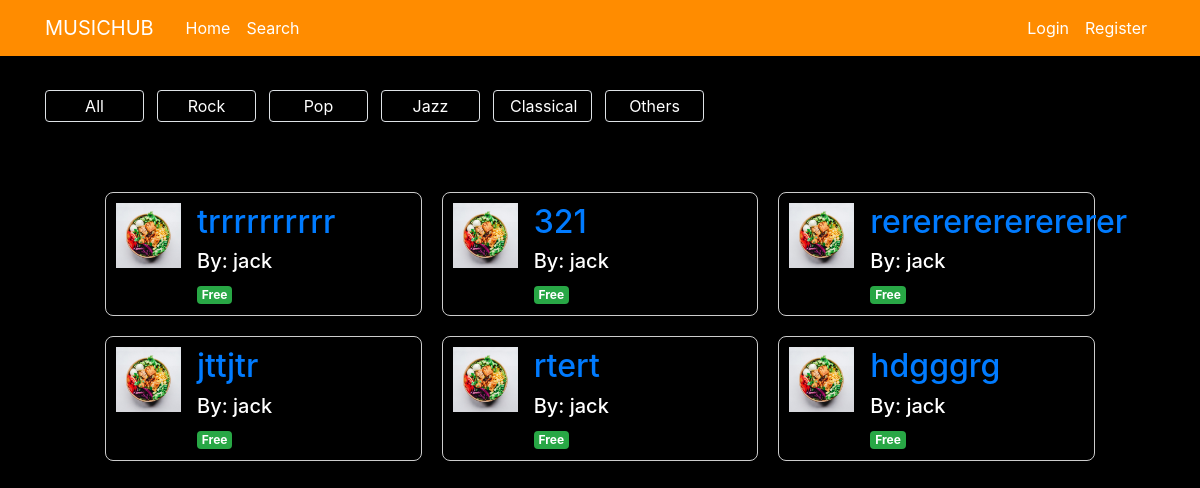
Before: /music_library with the older database file.
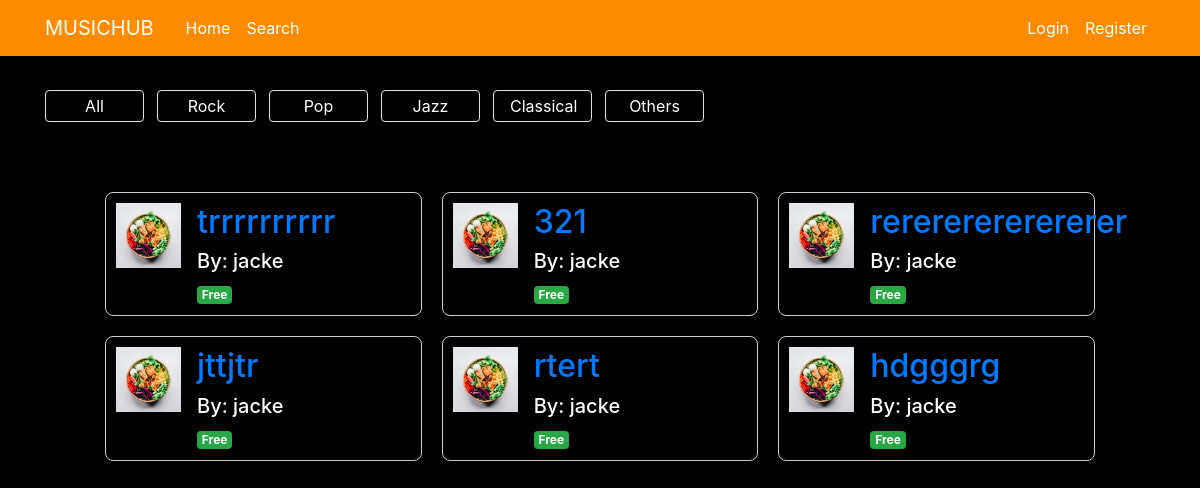
After: the same page with the newer database file.
### musicapp/models.py (models this page shows, shortened)
class Genre(db.Model):
    id = db.Column(db.Integer, primary_key=True)
    name = db.Column(db.String(50), nullable=False)

class Music(db.Model):
    id = db.Column(db.Integer, primary_key=True)
    title = db.Column(db.String(40), nullable=False)
    creator_id = db.Column(db.Integer, db.ForeignKey('user.id'), nullable=False)
    cover_image_file = db.Column(db.String(100), nullable=False, default='default_cover.jpg')  # Default cover
    upload_date = db.Column(db.Date, nullable=False, default=datetime.utcnow)
    genre_id = db.Column(db.Integer, db.ForeignKey('genre.id'))
    shareable = db.Column(db.Boolean, default=True)
    premium = db.Column(db.Boolean, default=False)

class User(db.Model, UserMixin):
    id = db.Column(db.Integer, primary_key=True)
    username = db.Column(db.String(20), unique=True, nullable=False)
    image_file = db.Column(db.String(20), nullable=False, default='default.jpg')
    password = db.Column(db.String(60), nullable=False)
    role = db.Column(db.String(10), nullable=False, default='user')  # 'user' or 'creator'
    bank_details = db.Column(db.String(50), nullable=True)  # Only for creators

### musicapp/routes.py (the view)
@bp.route("/music_library")
def music_library():
    genres = [genre.name for genre in Genre.query.all()]
    music_page = request.args.get('page', 1, type=int)
    if not current_user.is_authenticated:
        music_list = Music.query.filter_by(premium=0).order_by(Music.upload_date.desc()).paginate(page=music_page, per_page=9)
    else:
        music_list = Music.query.order_by(Music.upload_date.desc()).paginate(page=music_page, per_page=9)
    music_creators = [User.query.get(music.creator_id).username for music in music_list.items]
    return render_template('music_library.html', music_list=music_list, genres=genres, music_creators = music_creators)

### musicapp/templates/music_library.html
{% extends "layout.html" %}
{% block content %}
<div class="navbar-expand-lg navbar-nav tag-grid">
  <a class="nav-item nav-link border spaceme tag-item click-yellow rounded" href="{{ url_for('main.music_library') }}"> All </a>
  {% for genre in genres %}
    <a class="nav-item border rounded spaceme click-yellow tag-item" href="{{ url_for('main.filteredsearch', genre=genre) }}"> {{ genre }} </a>
  {% endfor %}
</div>
<div class="ezcontainer">
  {% for music in music_list.items %}
    <article class="music-box content-section media">
      <a href="{{ url_for('main.get_music', music_id=music.id) }}">
        <img class="article-img" src="{{ url_for('static', filename='cover_pics/' + music.cover_image_file|string) }}">
      </a>
      <div class="media-body">
        <h2 class="article-title">
          <a href="{{ url_for('main.get_music', music_id=music.id) }}">{{ music.title }}</a>
        </h2>
        <h5 class="article-content">By: {{ music_creators[loop.index0] }}</h5>
        {% if music.premium %}
          <span class="badge bg-warning text-dark">Premium</span>
        {% else %}
          <span class="badge bg-success">Free</span>
        {% endif %}
      </div>
    </article>
  {% endfor %}
</div>
{% endblock content %}

### musicapp/templates/layout.html (shortened to what this page needs)
<!DOCTYPE html>
<html>
<head>
    <link rel="stylesheet" href="https://maxcdn.bootstrapcdn.com/bootstrap/4.0.0/css/bootstrap.min.css">
    <link rel="stylesheet" type="text/css" href="{{ url_for('static', filename='main.css') }}">
</head>
<body>
    <header class="site-header">
      <nav class="navbar navbar-expand-md navbar-dark bg-steel fixed-top">
        <div class="container">
            <a class="navbar-brand mr-4" href="/">MUSICHUB</a>
          <div class="collapse navbar-collapse" id="navbarToggle">
            <div class="navbar-nav mr-auto">
              <a class="nav-item nav-link" href="{{ url_for('main.home') }}">Home</a>
              <a class="nav-item nav-link" href="{{ url_for('main.music_library') }}">Search</a>
            </div>
            <div class="navbar-nav">
              {% if current_user.is_authenticated %}
                <a class="nav-item nav-link" href="{{ url_for('main.account') }}">Account</a>
                <a class="nav-item nav-link" href="{{ url_for('main.logout') }}">Logout</a>
              {% else %}
                <a class="nav-item nav-link" href="{{ url_for('main.login') }}">Login</a>
                <a class="nav-item nav-link" href="{{ url_for('main.register') }}">Register</a>
              {% endif %}
            </div>
          </div>
        </div>
      </nav>
    </header>
    <main role="main" class="container">
      <div class="row">
        <div class="col-md-12 position-relative">
          {% block content %}{% endblock %}
        </div>
      </div>
    </main>
</body>
</html>

### musicapp/static/main.css (style rules this page uses)
body { background: #000000; color: #ffffff; margin-top: 5rem; }
h1, h2, h3, h4, h5, h6 { color: #ffffff; }
.bg-steel { background-color: #ff8c00; }
.site-header .navbar-nav .nav-link { color: #ffffff; }
.tag-grid { display: flex; justify-content: center; flex-wrap: wrap; gap: 10px; padding: 10px 0; text-align: center; }
.tag-item { display: inline-block; padding: 10px 20px; border: 1px solid #ccc; border-radius: 10px; text-align: center; background-color: #1c1c1c; color: white; }
.article-title { color: #ffffff; }
.article-content { white-space: pre-line; }
.article-img { height: 65px; width: 65px; margin-right: 16px; }
.music-box { flex: 1 1 calc(33.333% - 40px); max-width: calc(33.333% - 40px); border: 1px solid #ccc; border-radius: 8px; padding: 10px; box-sizing: border-box; margin: 10px; }
.click-yellow { background-color: transparent; }
.rounded { border-radius: 20px; }
.tag-grid { display: grid; grid-template-columns: repeat(auto-fill, minmax(100px, 1fr)); grid-gap: 10px; margin-bottom: 30px; }
.tag-item { display: block; padding: 10px; border: 1px solid #ccc; border-radius: 10px; text-align: center; }
.spaceme { position: relative; display: inline-block; padding: 3px 16px !important; margin-right: 3px; }
.ezcontainer { display: flex; flex-wrap: wrap; justify-content: center; padding: 20px; max-width: 1200px; margin: auto; }

Changed rows visible on the page:
changed User: username "jack" → "jacke"
